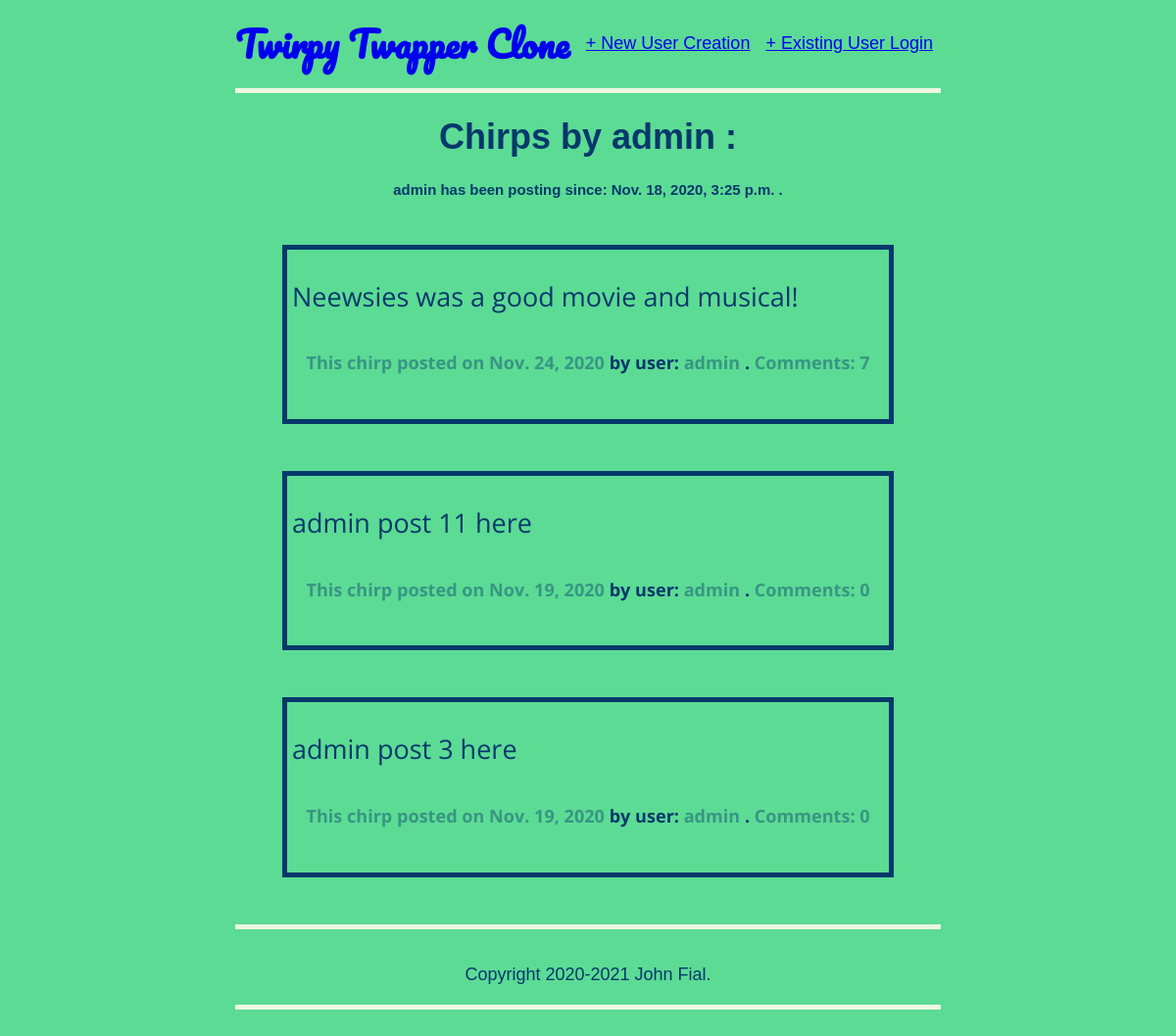
Screenshot of /users/admin/ with the database file from the repository.
### posts_app/models.py (models this page shows, shortened)
class Post(models.Model):
    post_text = models.CharField(max_length=80)
    author = models.ForeignKey('auth.User', on_delete=models.CASCADE)
    created = models.DateField(auto_now_add=True)
    updated = models.DateField(auto_now=True) # useful, lookup
    class Meta:
        ordering = ['-created']

### users_app/views.py (the view)
# urls.py: path('<str:username>/', views.UserProfileView.as_view(), name='profile'),
class UserProfileView(generic.DetailView):
    model = User
    template_name = 'user_profile.html'
    def get_object(self):
        return get_object_or_404(User, username=self.kwargs['username'])

### templates/user_profile.html (shortened to what this page needs)
{% extends 'base.html' %}
{% block content %}
    <h1>
    Chirps by {{ object.username }} :
    </h1>
    <h5>
    {{ object.username }} has been posting since: {{ object.date_joined }} .
    </h5>
    {% for post in object.post_set.all %}
        <div class="chirp">
            <p> {{ post.post_text | linebreaks }} </p>
            <h6>
                <a href="{% url 'posts_app:detail' post.pk %}">This chirp posted on {{ post.created }}</a> by user: <a href="{% url 'users_app:profile' post.author.username %}">{{ post.author.username }} </a> .
                <a href="{% url 'posts_app:detail' post.pk %}">Comments: {{ post.comments.count }}</a>
            </h6>
        </div>
    {% endfor %}
{% endblock content %}

### static/css/main.css (style rules this page uses)
h1, h2, h3 , h4, h5, h6 { text-align: center; }
body { font-family: 'Libre Franklin', sans-serif; font-size: 18px; background-color: #5CDB95; color: #05386B; margin-left: 5%; margin-right: 5%; }
.chirp { font-family: 'Open Sans', sans-serif; font-size: 150%; margin: 3rem; padding: 5px; border: 5px solid #05386B; }
.chirp h6 a, .chirp h6 a:visited { text-decoration: none; color: #379683; }
.chirp p { font-weight: 400; }
@media (min-width: 700px) { body { margin-left: 15%; margin-right: 15%; } }
@media (min-width: 1000px) { body { margin-left: 20%; margin-right: 20%; } }

### rows the page displays
Post: post_text "Neewsies was a good movie and musical!", created "Nov. 24, 2020", author.username "admin", comments.count "7"
Post: post_text "admin post 11 here", created "Nov. 19, 2020", author.username "admin", comments.count "0"
Post: post_text "admin post 3 here", created "Nov. 19, 2020", author.username "admin", comments.count "0"

### other values shown
{{ object.username }} "admin"
{{ object.date_joined }} "Nov. 18, 2020, 3:25 p.m."
